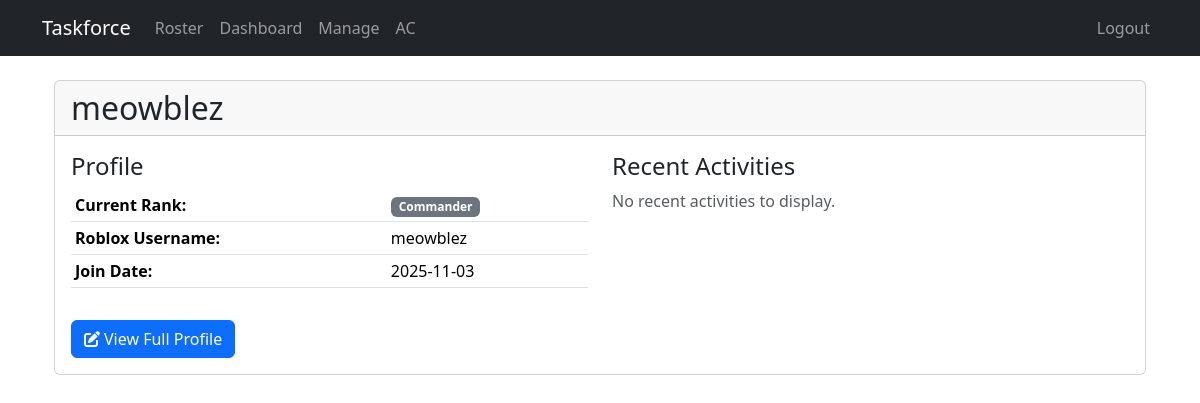
The page /public/member/235 (signed in) on the database as committed earlier.
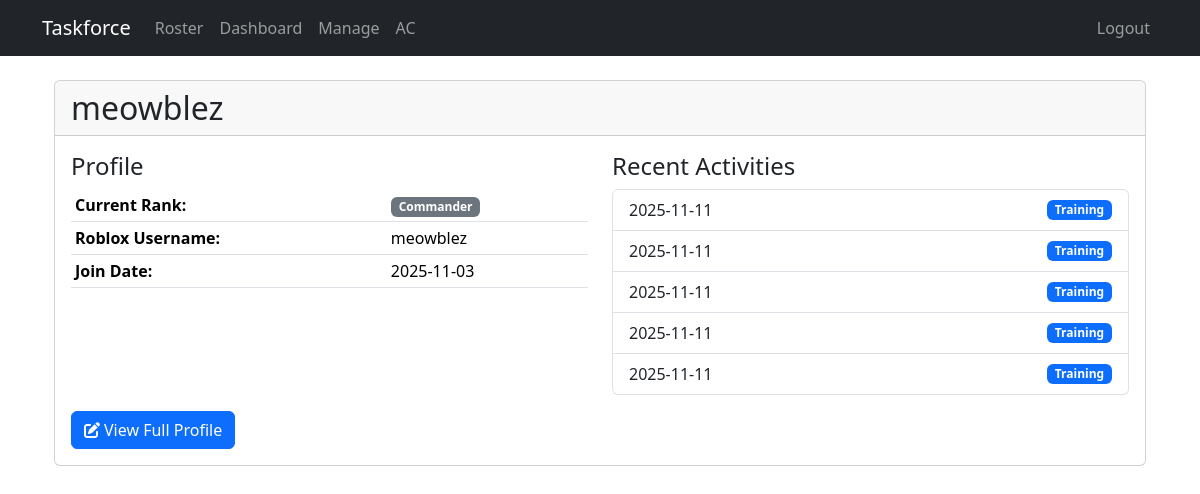
The same page on the database as committed later.
### database/ac_models.py (models this page shows, shortened)
class ActivityEntry(db.Model):
    __tablename__ = 'activity_entries'
    id = db.Column(db.Integer, primary_key=True)
    member_id = db.Column(db.Integer, db.ForeignKey('members.id'), nullable=False)
    ac_period_id = db.Column(db.Integer, db.ForeignKey('ac_periods.id'), nullable=False)
    activity_type = db.Column(db.String(50), nullable=False)
    points = db.Column(db.Float, nullable=False)
    description = db.Column(db.Text)
    activity_date = db.Column(db.DateTime, nullable=False)
    logged_by = db.Column(db.String(100), nullable=False)
    logged_date = db.Column(db.DateTime, default=datetime.utcnow)
    is_limited_activity = db.Column(db.Boolean, default=False)
    member = db.relationship('Member', backref='activity_entries')

### app.py (the view)
@app.route('/public/member/<int:member_id>')
def public_member(member_id):
    member = Member.query.get_or_404(member_id)
    recent_activities = ActivityEntry.query.filter_by(member_id=member_id).order_by(ActivityEntry.activity_date.desc()).limit(5).all()
    return render_template('public_member.html',
                           member=member,
                           recent_activities=recent_activities)

### utils/auth.py (called while the page is built)
def is_staff():
    return bool(session.get('is_staff', False))

### templates/public_member.html (shortened to what this page needs)
{% extends "base.html" %}
{% block content %}
<div class="container mt-4">
    <div class="card">
        <div class="card-header">
            <h2 class="mb-0">{{ member.discord_username }}</h2>
        </div>
        <div class="card-body">
            <div class="row">
                <div class="col-md-6">
                    <h4>Profile</h4>
                    <table class="table table-sm">
                        <tr>
                            <th>Current Rank:</th>
                            <td><span class="badge bg-secondary">{{ member.current_rank }}</span></td>
                        </tr>
                        {% if member.roblox_username %}
                        <tr>
                            <th>Roblox Username:</th>
                            <td>{{ member.roblox_username }}</td>
                        </tr>
                        {% endif %}
                        <tr>
                            <th>Join Date:</th>
                            <td>{{ member.join_date.strftime('%Y-%m-%d') if member.join_date else 'N/A' }}</td>
                        </tr>
                    </table>
                </div>
                <div class="col-md-6">
                    <h4>Recent Activities</h4>
                    {% if recent_activities %}
                        <div class="list-group">
                        {% for activity in recent_activities %}
                            <div class="list-group-item">
                                <div class="d-flex justify-content-between align-items-center">
                                    <span>{{ activity.activity_date.strftime('%Y-%m-%d') }}</span>
                                    <span class="badge bg-primary">{{ activity.activity_type }}</span>
                                </div>
                            </div>
                        {% endfor %}
                        </div>
                    {% else %}
                        <p class="text-muted">No recent activities to display.</p>
                    {% endif %}
                </div>
            </div>
            {% if is_staff %}
            <div class="mt-3">
                <a href="{{ url_for('member_detail', member_id=member.id) }}" class="btn btn-primary">
                    <i class="fas fa-edit me-1"></i>View Full Profile
                </a>
            </div>
            {% endif %}
        </div>
    </div>
</div>
{% endblock %}

Rows that differ between the two databases and show on the page:
added ActivityEntry: activity_date "2025-11-11", activity_type "Training"
added ActivityEntry: activity_date "2025-11-11", activity_type "Training"
added ActivityEntry: activity_date "2025-11-11", activity_type "Training"
added ActivityEntry: activity_date "2025-11-11", activity_type "Training"
added ActivityEntry: activity_date "2025-11-11", activity_type "Training"
Other text that changed with them:
text no longer shown: "No recent activities to display."
